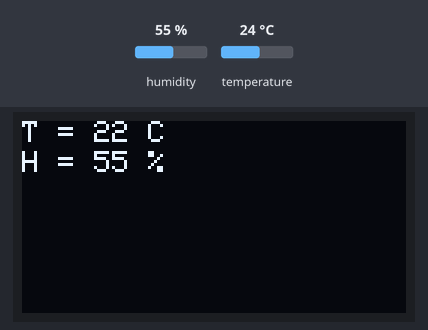
This program was run on a simulated ESP8266 (Wemos D1 mini). Parts: 128×64 one-colour display. The test bench sets the inputs (shaded band); at power-on: humidity 55 %, temperature 24 °C.

Above: at 4.8 s.
4.9 s: humidity set to 22 %
At 8.4 s:
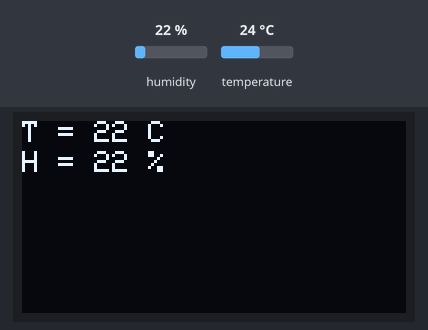
9.0 s: temperature set to 12 °C
At 10.8 s:
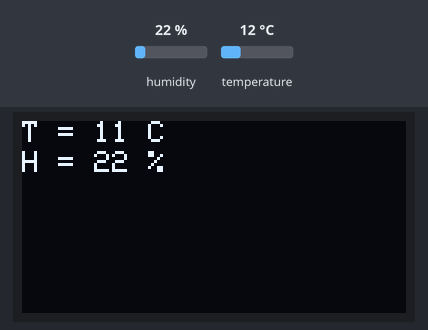
13.1 s: humidity set to 40 %
At 14.4 s:
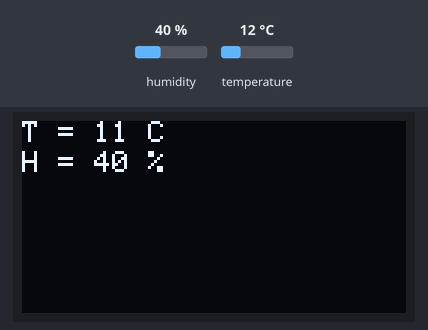
17.2 s: temperature set to 19 °C
At 20.4 s:
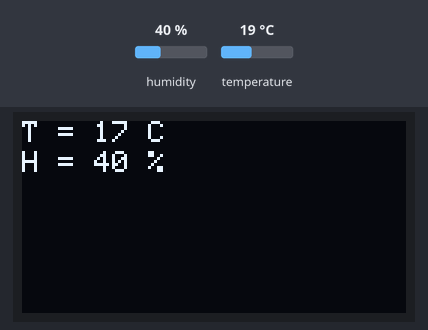
Timing chart, 0 to 21.9 s (numbered marks = the images above; inputs shaded):
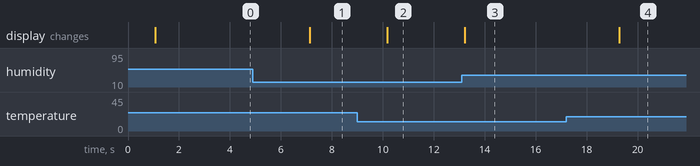

The program:

main.cpp
```cpp
#include <Arduino.h>
#include "DHTesp.h"
#include <SPI.h>
#include <Wire.h>
#include <Adafruit_GFX.h>
#include "Adafruit_SSD1306.h"

#define OLED_RESET 0  // GPIO0
Adafruit_SSD1306 display(OLED_RESET);

DHTesp dht;

void setup()
{
  Serial.begin(115200);
  display.begin(SSD1306_SWITCHCAPVCC, 0x3C);  // initialize with the I2C addr 0x3C (for the 64x48)
  dht.setup(D4, DHTesp::DHT11); // Connect DHT sensor to GPIO 17
}

void loop()
{
  delay(dht.getMinimumSamplingPeriod());

  float humidity = dht.getHumidity();
  float temperature = dht.getTemperature() * 0.9;

  display.clearDisplay();
  display.setTextSize(1);
  display.setTextColor(WHITE);
  display.setCursor(0,0);
  display.print("T = ");
  display.print(temperature,0);
  display.println(" C");
  display.setCursor(0,10);
  display.print("H = ");
  display.print(humidity,0);
  display.println(" %");
  display.display();
  delay(2000);
}
```

Measured:
- after the input at 4.9 s, the display: changes after 2.2 s (image 1)
- after the input at 9.0 s, the display: changes after 1.2 s (image 2)
- after the input at 13.1 s, the display: changes after 0.11 s (image 3)
- after the input at 17.2 s, the display: changes after 2.1 s (image 4)
